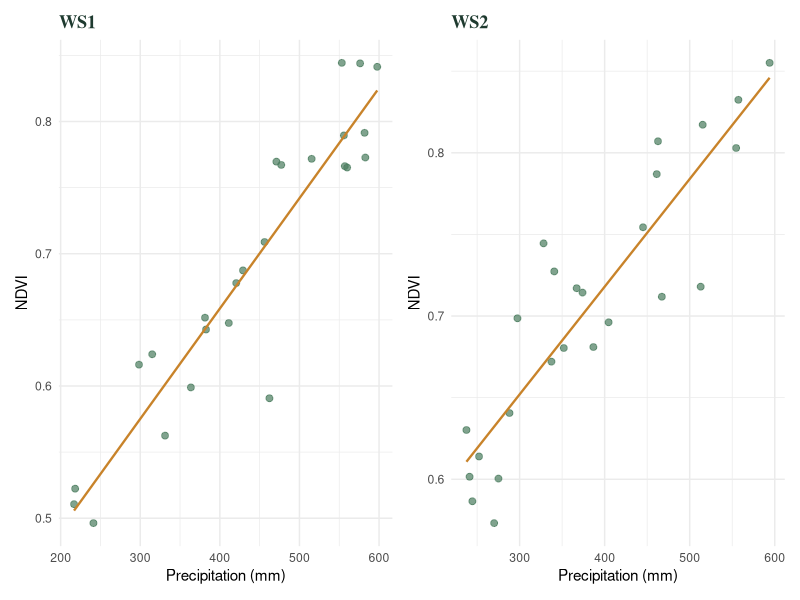

Reproduce this figure in R.
## ---- chunk 1
knitr::opts_chunk$set(
  echo    = TRUE,
  warning = FALSE,
  message = FALSE,
  fig.width  = 7,
  fig.height = 4
)
library(purrr)
library(dplyr)
library(tibble)
library(ggplot2)
## ---- chunk 2
# ----- the for-loop way -----
df <- data.frame(a = rnorm(50, 10, 2),
                 b = rnorm(50, 20, 4),
                 c = rnorm(50,  5, 1))

results_loop <- vector("list", ncol(df))        # pre-allocate
for (i in seq_along(df)) {
  results_loop[[i]] <- mean(df[[i]])
}
results_loop

# ----- the purrr way -----
library(purrr)
map(df, mean)
## ---- chunk 3
sites <- list(
  kern  = c(12.1, 14.3, 11.8, 15.6, 13.2),
  mojave = c(8.4,  7.9,  9.1,  8.6),
  coast = c(18.0, 19.4, 17.5, 20.1, 18.8, 19.0)
)

# map()     → list of numeric vectors (raw output)
map(sites, summary)

# map_dbl() → named double vector — mean per site
map_dbl(sites, mean)

# map_int() → sample sizes
map_int(sites, length)

# map_lgl() → which sites have mean > 15?
map_lgl(sites, ~ mean(.x) > 15)
## ---- chunk 4
# Three equivalent ways to compute CV (sd/mean * 100) per site:

# 1. Named function (verbose but reusable)
coef_var <- function(x) sd(x) / mean(x) * 100
map_dbl(sites, coef_var)

# 2. purrr formula shorthand  ~  (most common in pipelines)
map_dbl(sites, ~ sd(.x) / mean(.x) * 100)

# 3. Base R anonymous function (R ≥ 4.1)
map_dbl(sites, \(x) sd(x) / mean(x) * 100)
## ---- chunk 5
# Trim 10% from each tail when computing mean
map_dbl(sites, mean, trim = 0.1)

# Or equivalently with the formula shorthand
map_dbl(sites, ~ mean(.x, trim = 0.1))
## ---- chunk 6
# Simulate data for multiple sites with different means AND sd's
site_means <- c(kern = 12, mojave = 8, coast = 18)
site_sds   <- c(kern =  2, mojave = 1, coast =  3)

# map2(): iterate over means and sds simultaneously
set.seed(42)
simulated <- map2(site_means, site_sds,
                  ~ rnorm(n = 30, mean = .x, sd = .y))
map_dbl(simulated, mean)   # check recovered means

# pmap(): same idea, but inputs come as a named list (or data frame)
params <- list(
  n    = c(20,  30,  40),
  mean = c(10,  50, 100),
  sd   = c( 2,   5,  10)
)
set.seed(7)
pmap(params, rnorm) |> map_dbl(mean)
## ---- chunk 7
model_specs <- tibble::tribble(
  ~species,      ~intercept, ~slope,
  "oak",              2.1,    0.84,
  "chaparral",        1.4,    1.12,
  "riparian",         3.5,    0.61
)

# predict biomass at a fixed precipitation value (450 mm)
precip <- 450
model_specs |>
  dplyr::mutate(
    biomass_kg = pmap_dbl(
      list(a = intercept, b = slope),
      ~ ..1 + ..2 * log(precip)
    )
  )
## ---- chunk 8
# Create a small report for each site (printing here; in practice, write CSVs)
walk2(names(sites), sites, function(nm, vals) {
  cat(sprintf("Site: %-10s  n = %d  mean = %.2f  sd = %.2f\n",
              nm, length(vals), mean(vals), sd(vals)))
})
## ---- chunk 9
# Simulate a rainfall–NDVI dataset across 4 watersheds
set.seed(123)
n_sites <- 4
obs_df <- purrr::map_dfr(seq_len(n_sites), function(s) {
  n   <- 25
  ppt <- runif(n, 200, 600)
  tibble::tibble(
    site  = paste0("WS", s),
    ppt   = ppt,
    ndvi  = 0.3 + s * 0.05 + 0.0008 * ppt + rnorm(n, 0, 0.04)
  )
})

# Split → fit → extract slope, all in one pipeline
slopes <- obs_df |>
  split(~site) |>
  map(~ lm(ndvi ~ ppt, data = .x)) |>
  map_dfr(~ broom::tidy(.x)[2, c("term", "estimate", "p.value")],
          .id = "site")
slopes
## ---- chunk 10
site_plots <- obs_df |>
  split(~site) |>
  imap(function(df, nm) {
    ggplot(df, aes(ppt, ndvi)) +
      geom_point(color = "#4a7c5e", alpha = .7, size = 2) +
      geom_smooth(method = "lm", se = FALSE, color = "#c8832a", linewidth = .8) +
      labs(title = nm, x = "Precipitation (mm)", y = "NDVI") +
      theme_minimal(base_size = 11) +
      theme(plot.title = element_text(family = "serif", face = "bold",
                                      color = "#1e3a2f"))
  })

# Print just the first two
patchwork::wrap_plots(site_plots[1:2], ncol = 2)
## ---- chunk 11
library(tidyr)

nested <- obs_df |>
  nest(data = -site) |>
  mutate(
    model   = map(data, ~ lm(ndvi ~ ppt, data = .x)),
    r2      = map_dbl(model, ~ summary(.x)$r.squared),
    coefs   = map(model, broom::tidy)
  )

nested |> select(site, r2)

# Unnest to recover a flat table of coefficients
nested |>
  unnest(coefs) |>
  filter(term == "ppt") |>
  select(site, estimate, std.error, p.value)
## ---- chunk 12
# sessionInfo()
